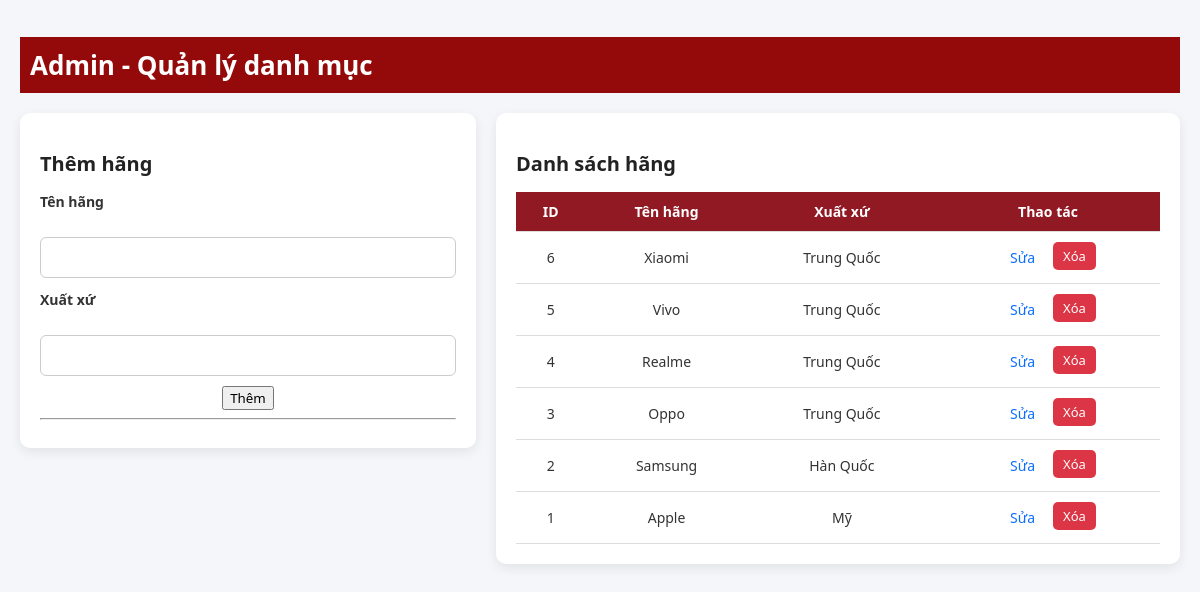
The app's page /site/admin_brands.php (signed in) with its own data.
### tables this page shows
CREATE TABLE `brand` (
  `brand_id` int(11) NOT NULL,
  `tenHang` varchar(50) NOT NULL,
  `xuatXu` varchar(50) DEFAULT NULL
);

### site/admin_brands.php (the view, shortened to what this page needs)
<?php
require_once __DIR__ . '/db.php';
$brandEdit = null;
$brands = $pdo->query("SELECT brand_id, tenHang, xuatXu FROM brand ORDER BY brand_id DESC")->fetchAll(PDO::FETCH_ASSOC);
?>
<!doctype html>
<html lang="vi">
<head>
  <link rel="stylesheet" href="css/styleadmin.css">
</head>
<body>
  <h1>Admin - Quản lý danh mục</h1>
  <div class="wrap">
    <div>
      <?php if ($brandEdit): ?>
        <h2>Sửa hãng</h2>
        <form method="post">
          <input type="hidden" name="action" value="update">
          <input type="hidden" name="brand_id" value="<?= (int)$brandEdit['brand_id'] ?>">
          <div style="margin:10px 0;">
            <label><b>Tên hãng</b></label><br>
            <input type="text" name="tenHang" value="<?= htmlspecialchars($brandEdit['tenHang'] ?? '') ?>" style="width:100%;padding:10px;">
          </div>
          <div style="margin:10px 0;">
            <label><b>Xuất xứ</b></label><br>
            <input type="text" name="xuatXu" value="<?= htmlspecialchars($brandEdit['xuatXu'] ?? '') ?>" style="width:100%;padding:10px;">
          </div>
          <div class="actions" style="margin-top:10px;">
            <button type="submit">Lưu</button>
            <a href="admin_brand.php" style="text-decoration:none;display:inline-block;padding:8px 10px;">Hủy</a>
          </div>
        </form>
      <?php else: ?>
        <h2>Thêm hãng</h2>
        <form method="post">
            <div style="margin:10px 0;">
              <label><b>Tên hãng</b></label><br>
              <input type="text" name="tenHang" placeholder="" style="width:100%;padding:10px;">
            </div>
            <div style="margin:10px 0;">
              <label><b>Xuất xứ</b></label><br>
              <input type="text" name="xuatXu" placeholder="" style="width:100%;padding:10px;">
            </div>
            <div class="actions" style="margin-top:10px;">
              <button type="submit">Thêm</button>
            </div>
        </form>
      <?php endif; ?>
      <hr>
    </div>
    <div>
      <h2>Danh sách hãng</h2>
      <?php if (!$brands): ?>
        <p>Chưa có hãng nào.</p>
      <?php else: ?>
        <table class="table">
          <thead>
            <tr>
              <th>ID</th>
              <th>Tên hãng</th>
              <th>Xuất xứ</th>
              <th>Thao tác</th>
            </tr>
          </thead>
          <tbody>
            <?php foreach ($brands as $b): ?>
              <tr>
                <td><?= (int)$b['brand_id'] ?></td>
                <td><?= htmlspecialchars($b['tenHang'] ?? '') ?></td>
                <td><?= htmlspecialchars($b['xuatXu'] ?? '') ?></td>
                <td>
                  <div class="actions">
                    <a href="admin_brand.php?edit=<?= (int)$b['brand_id'] ?>" style="text-decoration:none;display:inline-block;padding:6px 10px;">Sửa</a>
                    <form method="post" style="display:inline;" onsubmit="return confirm('Xóa hãng này? Nếu hãng đang có sản phẩm thì sẽ không xóa được.');">
                      <button class="danger" type="submit">Xóa</button>
                    </form>
                  </div>
                </td>
              </tr>
            <?php endforeach; ?>
          </tbody>
        </table>
      <?php endif; ?>
    </div>
  </div>
</body>
</html>

### site/css/styleadmin.css (style rules this page uses)
:root { --bg: #fff5f5; --header: #e53935; --header2: #ef5350; --card: #ffffff; --border: #f0d7d7; --shadow: 0 12px 28px rgba(0,0,0,.10); --radius: 16px; }
* { box-sizing: border-box; font-family: "Segoe UI", Tahoma, Arial, sans-serif; }
body { margin: 0; padding: 20px; background: #f4f6f9; color: #333; }
h1 { margin-bottom: 20px; font-size: 26px; background-color: rgb(148, 10, 10); color: #fff; padding: 10px; }
h2 { margin-bottom: 15px; font-size: 20px; color: #222; }
.wrap { display: grid; grid-template-columns: 1.2fr 1.8fr; gap: 20px; align-items: start; }
.wrap > div { background: #fff; padding: 20px; border-radius: 10px; box-shadow: 0 4px 12px rgba(0,0,0,0.08); }
form label { display: block; margin-top: 12px; margin-bottom: 4px; font-weight: 600; font-size: 14px; }
form input, form select, form textarea { width: 100%; padding: 9px 11px; border-radius: 6px; border: 1px solid #ccc; font-size: 14px; transition: 0.2s; }
table { width: 100%; border-collapse: collapse; font-size: 14px; }
thead { background: #901923; color: #fff; }
th, td { padding: 10px; text-align: center; border-bottom: 1px solid #ddd; }
.actions { display: flex; justify-content: center; gap: 8px; }
.actions a { color: #0d6efd; text-decoration: none; font-weight: 500; }
.actions .danger { padding: 5px 10px; background: #dc3545; color: #fff; border: none; border-radius: 5px; cursor: pointer; font-size: 13px; }

### records on screen
brand: brand_id "6", tenHang "Xiaomi", xuatXu "Trung Quốc"
brand: brand_id "5", tenHang "Vivo", xuatXu "Trung Quốc"
brand: brand_id "4", tenHang "Realme", xuatXu "Trung Quốc"
brand: brand_id "3", tenHang "Oppo", xuatXu "Trung Quốc"
brand: brand_id "2", tenHang "Samsung", xuatXu "Hàn Quốc"
brand: brand_id "1", tenHang "Apple", xuatXu "Mỹ"
